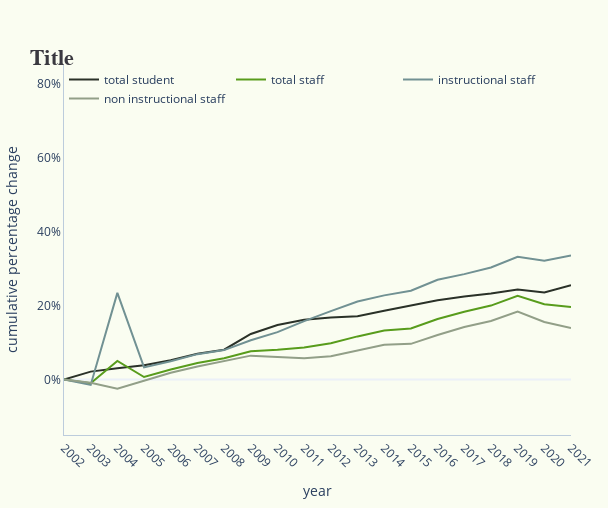

Notebook source saved alongside this figure:
### Code cell
pio.templates.default = "plotly_white"

fig_fte_percent_change_phd = go.Figure()
fig_fte_percent_change_phd.add_trace(go.Scatter(x=phd_pct_change["year"],y=phd_pct_change['student pct change cumulative'],name="total student",mode="lines",line=dict(width=2,color='#2A3128'),visible=True))
fig_fte_percent_change_phd.add_trace(go.Scatter(x=phd_pct_change["year"],y=phd_pct_change['staff pct change cumulative'],name="total staff",mode="lines",line=dict(width=2,color='#589C1C'),visible=True))
fig_fte_percent_change_phd.add_trace(go.Scatter(x=phd_pct_change["year"],y=phd_pct_change['instruction pct change cumulative'],name="instructional staff",mode="lines",line=dict(width=2,color='#719193'),visible=True))
fig_fte_percent_change_phd.add_trace(go.Scatter(x=phd_pct_change["year"],y=phd_pct_change['non instruction pct change cumulative'],name="non instructional staff",mode="lines",line=dict(width=2,color='#929F88'),visible=True))


fig_fte_percent_change_phd.update_layout(
    plot_bgcolor="#FAFDF1",
    paper_bgcolor="#FAFDF1",
    hovermode="x",
    hoverdistance=100, # Distance to show hover label of data point
    spikedistance=1000, # Distance to show spike
    xaxis=dict(
        title='year',
        linecolor="#BCCCDC",
        showspikes=True,
        spikethickness=2,
        spikedash="dot",
        spikecolor="#999999",
        spikemode="across",
        showgrid=False,
        fixedrange = True
    ),
    yaxis = dict(
        title="cumulative percentage change",
        linecolor="#BCCCDC",
        showgrid=False,
        fixedrange = True,
        range=[-15,85]
    )
)

fig_fte_percent_change_phd.update_layout(
    autosize=False,
    width=608,
    height=508,
    margin=dict(l=20, r=25, t=65, b=20))

fig_fte_percent_change_phd.update_layout(legend = dict(
    orientation = "h",
    x=0,
    y=1,
    bgcolor="#FAFDF1")
)

fig_fte_percent_change_phd.update_layout(
    title=dict(text="<b>Title</b>", font=dict(size=24), automargin=True, yref='paper')
)

fig_fte_percent_change_phd.update_layout(
    title_font_family="Georgia",
    title_font_color="#3a3940",
    title_font_size=22
)

fig_fte_percent_change_phd.update_layout(yaxis_ticksuffix = "%")

fig_fte_percent_change_phd = fig_fte_percent_change_phd.update_xaxes(tickangle=45)
fig_fte_percent_change_phd.update_layout(hoverlabel_namelength=-1)

fig_fte_percent_change_phd.show()

### Figure 1 — Plotly figure (JSON) as saved in the notebook; plotly's stock layout.template omitted (floating-point values rounded to 4 significant figures)
{"data": [{"line": {"color": "#2A3128", "width": 2}, "mode": "lines", "name": "total student", "type": "scatter", "visible": true, "x": ["2002", "2003", "2004", "2005", "2006", "2007", "2008", "2009", "2010", "2011", "2012", "2013", "2014", "2015", "2016", "2017", "2018", "2019", "2020", "2021"], "y": [0, 2.13, 3.02, 3.87, 5.19, 6.96, 8.06, 12.3, 14.74, 16.12, 16.75, 17.08, 18.6, 19.91, 21.41, 22.45, 23.27, 24.32, 23.53, 25.45]}, {"line": {"color": "#589C1C", "width": 2}, "mode": "lines", "name": "total staff", "type": "scatter", "visible": true, "x": ["2002", "2003", "2004", "2005", "2006", "2007", "2008", "2009", "2010", "2011", "2012", "2013", "2014", "2015", "2016", "2017", "2018", "2019", "2020", "2021"], "y": [0, -1.03, 5, 0.67, 2.72, 4.47, 5.77, 7.65, 8.02, 8.66, 9.81, 11.65, 13.26, 13.78, 16.34, 18.32, 19.98, 22.64, 20.33, 19.58]}, {"line": {"color": "#719193", "width": 2}, "mode": "lines", "name": "instructional staff", "type": "scatter", "visible": true, "x": ["2002", "2003", "2004", "2005", "2006", "2007", "2008", "2009", "2010", "2011", "2012", "2013", "2014", "2015", "2016", "2017", "2018", "2019", "2020", "2021"], "y": [0, -1.47, 23.42, 3.28, 4.94, 6.85, 7.95, 10.59, 12.8, 15.78, 18.47, 21.08, 22.74, 23.98, 26.94, 28.48, 30.26, 33.14, 32.12, 33.52]}, {"line": {"color": "#929F88", "width": 2}, "mode": "lines", "name": "non instructional staff", "type": "scatter", "visible": true, "x": ["2002", "2003", "2004", "2005", "2006", "2007", "2008", "2009", "2010", "2011", "2012", "2013", "2014", "2015", "2016", "2017", "2018", "2019", "2020", "2021"], "y": [0, -0.85, -2.47, -0.39, 1.81, 3.5, 4.89, 6.45, 6.08, 5.77, 6.29, 7.81, 9.41, 9.64, 12.03, 14.2, 15.8, 18.38, 15.54, 13.91]}], "layout": {"autosize": false, "height": 508, "hoverdistance": 100, "hoverlabel": {"namelength": -1}, "hovermode": "x", "legend": {"bgcolor": "#FAFDF1", "orientation": "h", "x": 0, "y": 1}, "margin": {"b": 20, "l": 20, "r": 25, "t": 65}, "paper_bgcolor": "#FAFDF1", "plot_bgcolor": "#FAFDF1", "spikedistance": 1000, "title": {"automargin": true, "font": {"color": "#3a3940", "family": "Georgia", "size": 22}, "text": "<b>Title</b>", "yref": "paper"}, "width": 608, "xaxis": {"fixedrange": true, "linecolor": "#BCCCDC", "showgrid": false, "showspikes": true, "spikecolor": "#999999", "spikedash": "dot", "spikemode": "across", "spikethickness": 2, "tickangle": 45, "title": {"text": "year"}}, "yaxis": {"fixedrange": true, "linecolor": "#BCCCDC", "range": [-15, 85], "showgrid": false, "ticksuffix": "%", "title": {"text": "cumulative percentage change"}}}}
